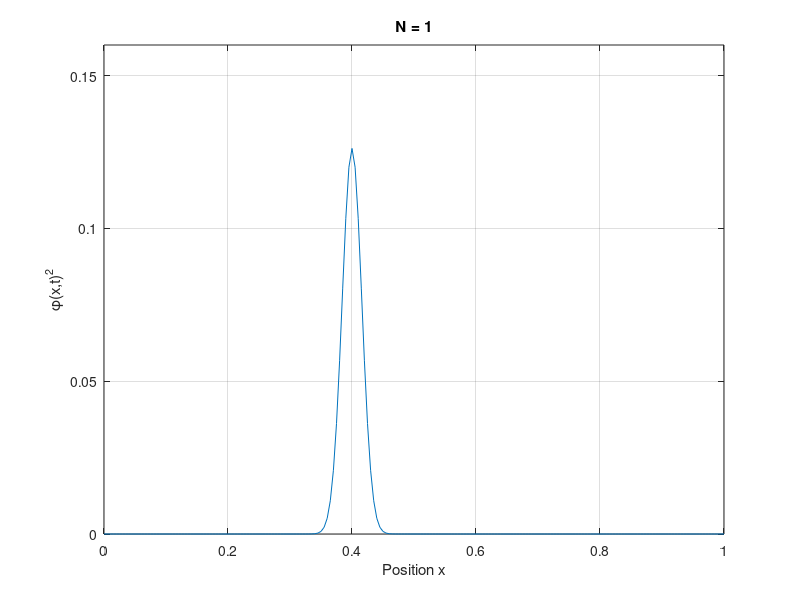

Source code (MATLAB): (Note: this script raises an error after producing the figure.)
% This code is meant to solve problem 1
clear;
%% Part (a)
% Initial Value
delta_square = 0.001; dx = 5e-3; dt = 5e-7; x0 = 0.4; C = 1;
phi = @(x) exp(-(x-x0).^2/delta_square);
x = 0:dx:1; x = x'; N = length(x);
t = 0:dt:1;
% Square barrier
V = zeros(N,1); 
% Initial wave packet
B(:,1) = phi(x);
% Construct hamitonian matrix
e1 = ones(N,1);
A = spdiags([e1/2, 2i-e1-V, e1/2],[1, 0, -1], N, N);
% Periodic BC
A(1,end) = 1; A(end,1) =1;
% Iterator
f = figure(); filename = 'Pro1_a1.gif';
for i=1:200
    plot(x,abs(B(:,i)).^2/norm(B(:,i)).^2);
    axis([0 1 0 0.16]); grid on;
    title(['N = ', num2str(i)]);
    xlabel('Position x'); ylabel('\phi(x,t)^{2}');
    % Capture the plot as an image 
    frame = getframe(f); 
    im = frame2im(frame); 
    [imind,cm] = rgb2ind(im,256); 
    % Write to the GIF File 
    if i == 1 
        imwrite(imind,cm,filename,'gif', 'Loopcount',inf); 
    else 
        imwrite(imind,cm,filename,'gif','WriteMode','append'); 
    end
    pause(0.1);   
    B(:,i+1) = 4i*(A\B(:,i)); - B(:,i);
end
%% Part (b)
% Initial Value
delta_square = 1e-3; dx = 5e-3; dt = 5e-7; x0 = 0.4; k0 = 20000;
x = 0:dx:1; x = x'; N = length(x);
t = 0:dt:1;
% Initial wave packet
B(:,1) = exp(1i*k0*x).*exp(-(x-x0).^2/delta_square);
% Square barrier
V = zeros(N,1); 
% Construct hamitonian matrix
e1 = ones(N,1);
A = spdiags([e1/2, 2i-e1-V, e1/2],[1, 0, -1], N, N);
% Periodic BC
A(1,end) = 1; A(end,1) =1;
% Iterator
for i=1:200
    B(:,i+1) = 4i*(A\B(:,i)) - B(:,i);
end
make_animation(x,real(B),'Pro1_b1.gif','x','RealPart','RealPart vs x');
make_animation(x,imag(B),'Pro1_b2.gif','x','ImagePart','ImagePart vs x');
%% Part (c)
% Initial Value
delta_square = 1e-3; dx = 5e-3; dt = 5e-7; x0 = 0.4; k0 = 700;
x = 0:dx:1; x = x'; N = length(x);
t = 0:dt:1;
% Initial wave packet
B(:,1) = exp(1i*k0*x).*exp(-(x-x0).^2/delta_square);
% Square barrier
V = zeros(N,1); index = 0.6 / dx;
V(index:end,1) = -1e6;
% Construct hamitonian matrix
e1 = ones(N,1);
A = spdiags([e1/2, 2i-e1-V, e1/2],[1, 0, -1], N, N);
% Periodic BC
A(1,end) = 1; A(end,1) =1;
% Iterator
for i=1:200
    plot(x,abs(B(:,i)).^2/norm(B(:,i)).^2,x,V);
    xlabel('Position x'); ylabel('\phi(x,t)^{2}'); grid on;
    B(:,i+1) = 4i*(A\B(:,i)) - B(:,i);
    pause(0.1);
end
%% Part (d)
% Initial Value
delta_square = 1e-3; dx = 5e-3; dt = 5e-7; x0 = 0.4; k0 = 500;
x = 0:dx:1; x = x'; N = length(x);
t = 0:dt:10;
% Initial wave packet
B(:,1) = exp(1i*k0*x).*exp(-(x-x0).^2/delta_square);
% Square barrier
V = zeros(N,1); index = 0.5 / dx;
V(index:end,1) = 10*(x(index:end)-0.5);
% Construct hamitonian matrix
e1 = ones(N,1);
A = spdiags([e1/2, 2i-e1-V, e1/2],[1, 0, -1], N, N);
% Periodic BC
A(1,end) = 1; A(end,1) =1;
% Iterator
f = figure(); filename = 'Pro1_d.gif';
for i=1:500
    plot(x,abs(B(:,i)).^2/norm(B(:,i)).^2,x,V);
    xlabel('Position x'); ylabel('\phi(x,t)^{2}'); grid on;
    axis([0 1 0 0.18]);
    % Capture the plot as an image 
    frame = getframe(f); 
    im = frame2im(frame); 
    [imind,cm] = rgb2ind(im,256); 
    % Write to the GIF File 
    if i == 1 
        imwrite(imind,cm,filename,'gif', 'Loopcount',inf); 
    else 
        imwrite(imind,cm,filename,'gif','WriteMode','append'); 
    end
    B(:,i+1) = 4i*(A\B(:,i)) - B(:,i);
    pause(0.1);
end
%% Part (e)
% Initial Value
delta_square = 1e-3; dx = 5e-3; dt = 5e-7; x0 = 0.4; k0 = 90;
x = 0:dx:3; x = x'; N = length(x);
t = 0:dt:1;
% Initial wave packet
B(:,1) = exp(1i*k0*x).*exp(-(x-x0).^2/delta_square);
% Square barrier
V = zeros(N,1);
ind1 = 1 / dx; ind2 = 1.05 / dx; V(ind1:ind2,1) = 4*k0^2;
ind1 = 1.5 / dx; ind2 = 1.55 / dx; V(ind1:ind2,1) = 6*k0^2;
% Construct hamitonian matrix
A = diag(-2*ones(N,1));
A = A + diag(1*ones(N-1,1),1);
A = A + diag(1*ones(N-1,1), -1);
A = 1/delta_square^2 * A; H = -0.5*A + V; 
A = 2i*eye(length(H)) - delta_square * H;
% Iterator
f = figure(); filename = ['Pro1_e_', num2str(k0), '.gif'];
for i=1:250
    plot(x,abs(B(:,i)).^2/norm(B(:,i)).^2,x,V);
    xlabel('Position x'); ylabel('\phi(x,t)^{2}'); 
    title(['k_{0} = ', num2str(k0)]); grid on;
    axis([0 3 0 0.1]);
    % Capture the plot as an image 
    frame = getframe(f); 
    im = frame2im(frame); 
    [imind,cm] = rgb2ind(im,256); 
    % Write to the GIF File 
    if i == 1 
        imwrite(imind,cm,filename,'gif', 'DelayTime', 0.05,'Loopcount',inf); 
    else 
        imwrite(imind,cm,filename,'gif','DelayTime', 0.05,'WriteMode','append'); 
    end
    B(:,i+1) = 4i*(A\B(:,i)) - B(:,i);
end

